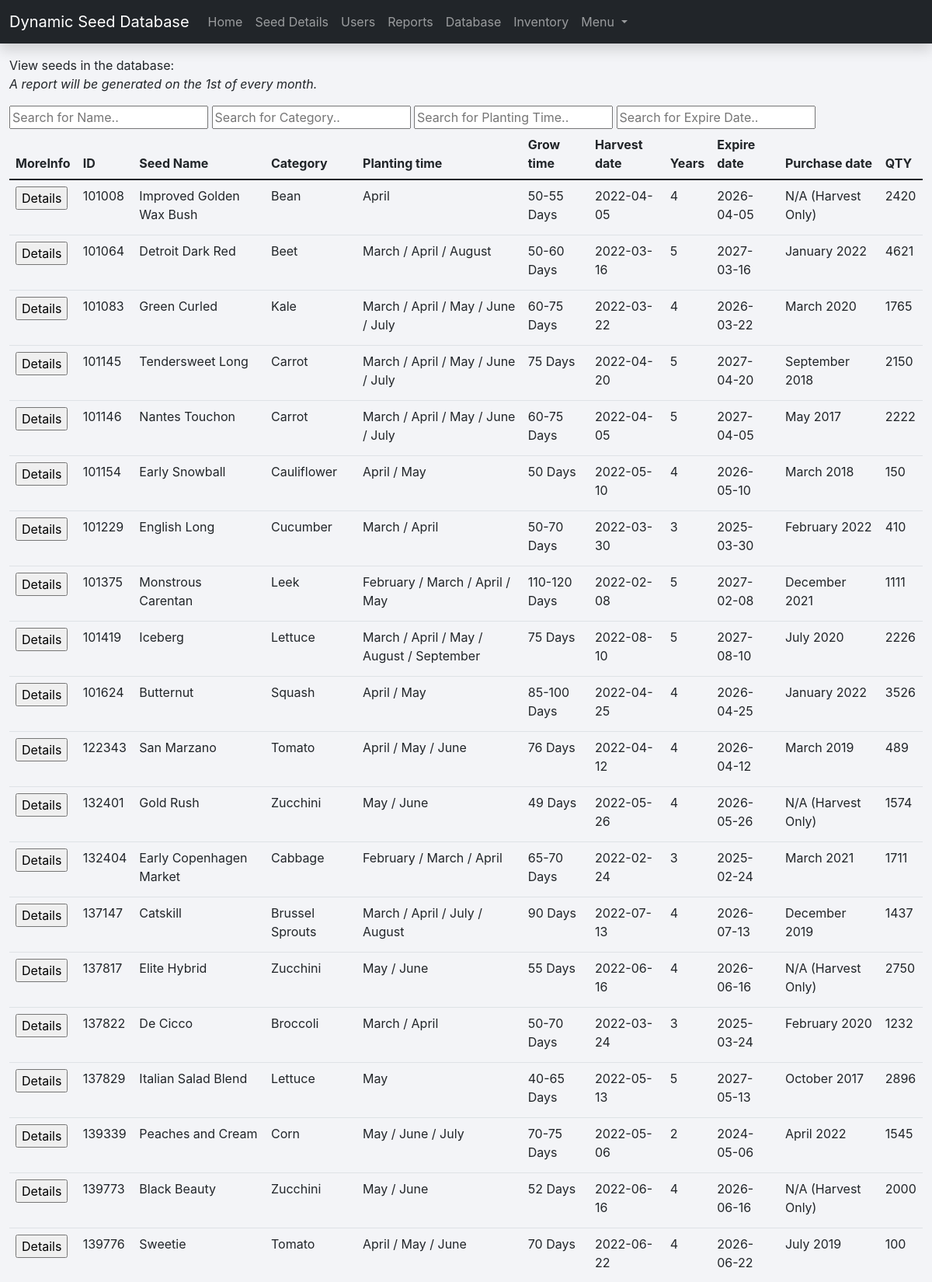
Screenshot of /seed-database.php (signed in, upper part) with the database file from the repository.
### tables this page shows
CREATE TABLE `Seeds` (
  `seed_id` int(11) NOT NULL,
  `SeedName` varchar(50) NOT NULL,
  `SeedCategory` varchar(15) NOT NULL,
  `PlantingTime` varchar(75) NOT NULL,
  `GrowthTime` varchar(15) NOT NULL,
  `SeedHarvest` date DEFAULT NULL,
  `years` int(11) NOT NULL,
  `ExpireDate` date DEFAULT NULL,
  `ExpireDate2` varchar(15) NOT NULL,
  `PurchaseDate` varchar(20) DEFAULT NULL,
  `quantity1` int(11) DEFAULT NULL
);

### seed-database.php (the view, shortened to what this page needs)
<?php
$DATABASE_HOST = 'localhost';
$DATABASE_USER = 'phpmyadmin';
$DATABASE_PASS = 'root';
$DATABASE_NAME = 'dynamic_seed_management';
$con = mysqli_connect($DATABASE_HOST, $DATABASE_USER, $DATABASE_PASS, $DATABASE_NAME);
$stmt = $con->prepare('SELECT password, isAdmin FROM user WHERE id = ?');
$stmt->bind_param('i', $_SESSION['id']);
$stmt->execute();
$stmt->bind_result($password, $isAdmin);
?>
<!DOCTYPE html>
<html>
	<head>
		<link href="style.css" rel="stylesheet" type="text/css">
		<link rel="stylesheet" href="https://use.fontawesome.com/releases/v5.7.1/css/all.css">
    	<link href="https://cdn.jsdelivr.net/npm/bootstrap@5.1.3/dist/css/bootstrap.min.css"
			  rel="stylesheet"
>
	</head>
	<body class="loggedin">
		<nav class="navbar navbar-expand-lg navbar-dark bg-dark shadow">
		  <div class="container-fluid">
			<a class="navbar-brand" href="#">Dynamic Seed Database</a>
			<div class="collapse navbar-collapse" id="navbarNavDropdown">
			  <ul class="navbar-nav">
				<li class="nav-item">
				  <a class="nav-link" aria-current="page" href="home.php">Home</a>
				</li>
				<li class="nav-item">
				  <a class="nav-link" href="seed-page.php">Seed Details</a>
				</li>
				<?php
				if ($isAdmin == 'yes') {
				echo  '<li class="nav-item active"><a class="nav-link" href="users.php">Users</a></li>',
					  '<li class="nav-item"><a class="nav-link" href="alert-and-report.php">Reports</a></li>';
				} ?>
				  <li class="nav-item"><a class="nav-link" href="seed-database.php">Database</a></li>
				<li class="nav-item">
				  <a class="nav-link" href="inventory.php">Inventory</a>
				</li>
				<li class="nav-item dropdown">
				  <a class="nav-link dropdown-toggle" href="#" id="navbarDropdownMenuLink" role="button" data-bs-toggle="dropdown" aria-expanded="false">
					Menu
				  </a>
				</li>
			  </ul>
			</div>
		  </div>
		</nav>
		<div class="mt-3">
			<div class="container-fluid">
				<p>	View seeds in the database: <br>
					<i>A report will be generated on the 1st of every month.</i>
				</p>
				<input type="text" id="myInput1" onkeyup="myFunction1()" placeholder="Search for Name.." title="Type in a name">
				<input type="text" id="myInput2" onkeyup="myFunction2()" placeholder="Search for Category.." title="Type in a category">
				<input type="text" id="myInput3" onkeyup="myFunction3()" placeholder="Search for Planting Time.." title="Type in a planting time">
				<input type="text" id="myInput4" onkeyup="myFunction4()" placeholder="Search for Expire Date.." title="Type in a expire date">
				<table id="myTable" class="table">
					<thead>
					<tr>
						<th scope="col">MoreInfo</th>
						<th scope="col">ID</th>
						<th scope="col">Seed Name</th>
						<th scope="col">Category</th>
						<th scope="col">Planting time</th>
						<th scope="col">Grow time</th>
						<th scope="col">Harvest date</th>
						<th scope="col">Years</th>
						<th scope="col">Expire date</th>
						<th scope="col">Purchase date</th>
						<th scope="col">QTY</th>
					</tr>
					</thead>
					<tbody>
					<?php
					$query = mysqli_query($con, "SELECT s.*, a.picturename FROM Seeds AS s JOIN namesofpicture AS a ON s.seed_id = a.seed_id order by seed_id");
					while($row = mysqli_fetch_assoc($query)){ ?>
					<tr>
						<td>
						<form action="product-details.php" method="post">
						<input type="submit" value = "Details" class="u-border-none u-btn u-button-style u-custom-color-1 u-btn-1" />
   						<input type="hidden" name="imagepath" value="images/<?php echo $row['picturename']; ?>" /><br />
						<input type="hidden" name="seedpass" value="<?php echo $row['seed_id']; ?>" /><br />
						</form>
						</td>
						<td><?php echo $row['seed_id']; ?></td>
						<td><?php echo $row['SeedName']; ?></td>
						<td><?php echo $row['SeedCategory']; ?></td>
						<td><?php echo $row['PlantingTime']; ?></td>
						<td><?php echo $row['GrowthTime']; ?></td>
						<td><?php echo $row['SeedHarvest']; ?></td>
						<td><?php echo $row['years']; ?></td>
						<td><?php echo $row['ExpireDate']; ?></td>
						<td><?php echo $row['PurchaseDate']; ?></td>
						<td><?php echo $row['quantity1']; ?></td>
					</tr>
					<?php } ?>
					</tbody>
				</table>
			</div>
		</div>
	</body>
</html>

### style.css (style rules this page uses)
* { box-sizing: border-box; font-family: -apple-system, BlinkMacSystemFont, "segoe ui", roboto, oxygen, ubuntu, cantarell, "fira sans", "droid sans", "helvetica neue", Arial, sans-serif; font-size: 16px; -webkit-font-smoothing: antialiased; -moz-osx-font-smoothing: grayscale; }
body { background-color: #212529; }
body.loggedin { background-color: #f3f4f7; }

### rows the page displays
seeds: seed_id "101008", SeedName "Improved Golden Wax Bush", SeedCategory "Bean", PlantingTime "April", GrowthTime "50-55 Days", SeedHarvest "2022-04-05", years "4", ExpireDate "2026-04-05", PurchaseDate "N/A (Harvest Only)", quantity1 "2420"
seeds: seed_id "101064", SeedName "Detroit Dark Red", SeedCategory "Beet", PlantingTime "March / April / August", GrowthTime "50-60 Days", SeedHarvest "2022-03-16", years "5", ExpireDate "2027-03-16", PurchaseDate "January 2022", quantity1 "4621"
seeds: seed_id "101083", SeedName "Green Curled", SeedCategory "Kale", PlantingTime "March / April / May / June / July", GrowthTime "60-75 Days", SeedHarvest "2022-03-22", years "4", ExpireDate "2026-03-22", PurchaseDate "March 2020", quantity1 "1765"
seeds: seed_id "101145", SeedName "Tendersweet Long", SeedCategory "Carrot", PlantingTime "March / April / May / June / July", GrowthTime "75 Days", SeedHarvest "2022-04-20", years "5", ExpireDate "2027-04-20", PurchaseDate "September 2018", quantity1 "2150"
seeds: seed_id "101146", SeedName "Nantes Touchon", SeedCategory "Carrot", PlantingTime "March / April / May / June / July", GrowthTime "60-75 Days", SeedHarvest "2022-04-05", years "5", ExpireDate "2027-04-05", PurchaseDate "May 2017", quantity1 "2222"
seeds: seed_id "101154", SeedName "Early Snowball", SeedCategory "Cauliflower", PlantingTime "April / May", GrowthTime "50 Days", SeedHarvest "2022-05-10", years "4", ExpireDate "2026-05-10", PurchaseDate "March 2018", quantity1 "150"
seeds: seed_id "101229", SeedName "English Long", SeedCategory "Cucumber", PlantingTime "March / April", GrowthTime "50-70 Days", SeedHarvest "2022-03-30", years "3", ExpireDate "2025-03-30", PurchaseDate "February 2022", quantity1 "410"
seeds: seed_id "101375", SeedName "Monstrous Carentan", SeedCategory "Leek", PlantingTime "February / March / April / May", GrowthTime "110-120 Days", SeedHarvest "2022-02-08", years "5", ExpireDate "2027-02-08", PurchaseDate "December 2021", quantity1 "1111"
seeds: seed_id "101419", SeedName "Iceberg", SeedCategory "Lettuce", PlantingTime "March / April / May / August / September", GrowthTime "75 Days", SeedHarvest "2022-08-10", years "5", ExpireDate "2027-08-10", PurchaseDate "July 2020", quantity1 "2226"
seeds: seed_id "101624", SeedName "Butternut", SeedCategory "Squash", PlantingTime "April / May", GrowthTime "85-100 Days", SeedHarvest "2022-04-25", years "4", ExpireDate "2026-04-25", PurchaseDate "January 2022", quantity1 "3526"
seeds: seed_id "122343", SeedName "San Marzano", SeedCategory "Tomato", PlantingTime "April / May / June", GrowthTime "76 Days", SeedHarvest "2022-04-12", years "4", ExpireDate "2026-04-12", PurchaseDate "March 2019", quantity1 "489"
seeds: seed_id "132401", SeedName "Gold Rush", SeedCategory "Zucchini", PlantingTime "May / June", GrowthTime "49 Days", SeedHarvest "2022-05-26", years "4", ExpireDate "2026-05-26", PurchaseDate "N/A (Harvest Only)", quantity1 "1574"
seeds: seed_id "132404", SeedName "Early Copenhagen Market", SeedCategory "Cabbage", PlantingTime "February / March / April", GrowthTime "65-70 Days", SeedHarvest "2022-02-24", years "3", ExpireDate "2025-02-24", PurchaseDate "March 2021", quantity1 "1711"
seeds: seed_id "137147", SeedName "Catskill", SeedCategory "Brussel Sprouts", PlantingTime "March / April / July / August", GrowthTime "90 Days", SeedHarvest "2022-07-13", years "4", ExpireDate "2026-07-13", PurchaseDate "December 2019", quantity1 "1437"
seeds: seed_id "137817", SeedName "Elite Hybrid", SeedCategory "Zucchini", PlantingTime "May / June", GrowthTime "55 Days", SeedHarvest "2022-06-16", years "4", ExpireDate "2026-06-16", PurchaseDate "N/A (Harvest Only)", quantity1 "2750"
seeds: seed_id "137822", SeedName "De Cicco", SeedCategory "Broccoli", PlantingTime "March / April", GrowthTime "50-70 Days", SeedHarvest "2022-03-24", years "3", ExpireDate "2025-03-24", PurchaseDate "February 2020", quantity1 "1232"
seeds: seed_id "137829", SeedName "Italian Salad Blend", SeedCategory "Lettuce", PlantingTime "May", GrowthTime "40-65 Days", SeedHarvest "2022-05-13", years "5", ExpireDate "2027-05-13", PurchaseDate "October 2017", quantity1 "2896"
seeds: seed_id "139339", SeedName "Peaches and Cream", SeedCategory "Corn", PlantingTime "May / June / July", GrowthTime "70-75 Days", SeedHarvest "2022-05-06", years "2", ExpireDate "2024-05-06", PurchaseDate "April 2022", quantity1 "1545"
seeds: seed_id "139773", SeedName "Black Beauty", SeedCategory "Zucchini", PlantingTime "May / June", GrowthTime "52 Days", SeedHarvest "2022-06-16", years "4", ExpireDate "2026-06-16", PurchaseDate "N/A (Harvest Only)", quantity1 "2000"
seeds: seed_id "139776", SeedName "Sweetie", SeedCategory "Tomato", PlantingTime "April / May / June", GrowthTime "70 Days", SeedHarvest "2022-06-22", years "4", ExpireDate "2026-06-22", PurchaseDate "July 2019", quantity1 "100"
